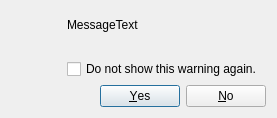
<ui version="4.0" >
 <class>myMessageDialog</class>
 <widget class="QDialog" name="myMessageDialog" >
  <property name="geometry" >
   <rect>
    <x>0</x>
    <y>0</y>
    <width>275</width>
    <height>118</height>
   </rect>
  </property>
  <property name="windowTitle" >
   <string>Dialog</string>
  </property>
  <layout class="QGridLayout" >
   <property name="topMargin" >
    <number>9</number>
   </property>
   <item row="0" column="0" >
    <widget class="QLabel" name="label_icon" >
     <property name="minimumSize" >
      <size>
       <width>50</width>
       <height>50</height>
      </size>
     </property>
    </widget>
   </item>
   <item rowspan="2" row="0" column="1" >
    <layout class="QGridLayout" >
     <item row="0" column="0" >
      <widget class="QLabel" name="label" >
       <property name="text" >
        <string>MessageText</string>
       </property>
      </widget>
     </item>
     <item row="1" column="0" >
      <spacer>
       <property name="orientation" >
        <enum>Qt::Vertical</enum>
       </property>
       <property name="sizeType" >
        <enum>QSizePolicy::Fixed</enum>
       </property>
       <property name="sizeHint" >
        <size>
         <width>199</width>
         <height>13</height>
        </size>
       </property>
      </spacer>
     </item>
     <item row="2" column="0" >
      <widget class="QCheckBox" name="checkBox" >
       <property name="text" >
        <string>Do not show this warning again.</string>
       </property>
      </widget>
     </item>
     <item row="3" column="0" >
      <widget class="QDialogButtonBox" name="buttonBox" >
       <property name="orientation" >
        <enum>Qt::Horizontal</enum>
       </property>
       <property name="standardButtons" >
        <set>QDialogButtonBox::No|QDialogButtonBox::NoButton|QDialogButtonBox::Yes</set>
       </property>
      </widget>
     </item>
    </layout>
   </item>
   <item row="1" column="0" >
    <spacer>
     <property name="orientation" >
      <enum>Qt::Vertical</enum>
     </property>
     <property name="sizeHint" >
      <size>
       <width>20</width>
       <height>81</height>
      </size>
     </property>
    </spacer>
   </item>
  </layout>
 </widget>
 <resources/>
 <connections>
  <connection>
   <sender>buttonBox</sender>
   <signal>accepted()</signal>
   <receiver>myMessageDialog</receiver>
   <slot>accept()</slot>
   <hints>
    <hint type="sourcelabel" >
     <x>248</x>
     <y>254</y>
    </hint>
    <hint type="destinationlabel" >
     <x>157</x>
     <y>274</y>
    </hint>
   </hints>
  </connection>
  <connection>
   <sender>buttonBox</sender>
   <signal>rejected()</signal>
   <receiver>myMessageDialog</receiver>
   <slot>reject()</slot>
   <hints>
    <hint type="sourcelabel" >
     <x>316</x>
     <y>260</y>
    </hint>
    <hint type="destinationlabel" >
     <x>286</x>
     <y>274</y>
    </hint>
   </hints>
  </connection>
 </connections>
</ui>
